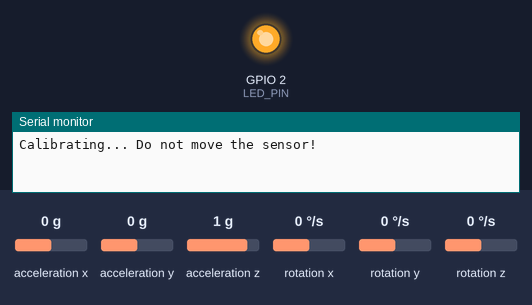
The sketch below on a simulated ESP32. Shown: output pins drawn as LEDs (lit = HIGH), the last lines printed to the serial monitor. Inputs (shaded band) come from the test bench; at power-on: acceleration x 0 g, acceleration y 0 g, acceleration z 1 g, rotation x 0 °/s, rotation y 0 °/s, rotation z 0 °/s.

Above: at 1.1 s.
At 4.1 s:
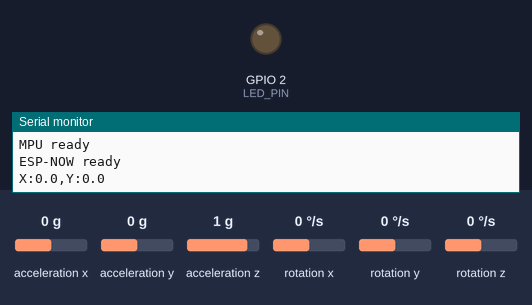
Timing chart, 0 to 5.6 s (numbered marks = the images above):
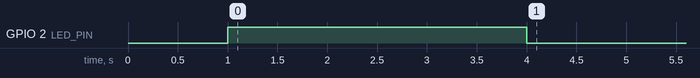

The sketch:

4_3_esp_now_sender.ino
```cpp
#include <esp_now.h>
#include <WiFi.h>
#include <Wire.h>
#include <MPU6050_light.h>

const int PROJECT_ID = 12345;
const char COLOR[8] = "#0000FF";
/*
black: "#000000",
white: "#FFFFFF",
red: "#FF0000",
green: "#00FF00",
blue: "#0000FF",
yellow: "#FFFF00",
orange: "#FFA500",
purple: "#800080",
pink: "#FFC0CB",
brown: "#A52A2A",
gray: "#808080",
cyan: "#00FFFF",
*/

const unsigned long SEND_INTERVAL = 200;
const int LED_PIN = 2;

uint8_t broadcastAddress[] = {0xFF, 0xFF, 0xFF, 0xFF, 0xFF, 0xFF};

typedef struct __attribute__((packed)) {
  int projectID;
  char color[8];
  float x;
  float y;
} SensorData;

SensorData dataPacket;
MPU6050 mpu(Wire);

unsigned long lastSend = 0;

void setup() {
  Serial.begin(115200);
  delay(1000);

  pinMode(LED_PIN, OUTPUT);
  digitalWrite(LED_PIN, HIGH);

  Wire.begin();
  Wire.setClock(100000);

  byte status = mpu.begin();
  if (status != 0) {
    Serial.print("MPU6050 Fehler: ");
    Serial.println(status);
    while (true) {
      digitalWrite(LED_PIN, !digitalRead(LED_PIN));
      delay(200);
    }
  }

  Serial.println("Calibrating... Do not move the sensor!");
  delay(2000);
  mpu.calcOffsets(true, true);

  digitalWrite(LED_PIN, LOW);
  Serial.println("MPU ready");

  WiFi.mode(WIFI_STA);
  WiFi.disconnect();
  WiFi.setSleep(false);
  WiFi.setTxPower(WIFI_POWER_2dBm);

  if (esp_now_init() != ESP_OK) {
    Serial.println("ESP-NOW init failed");
    while (true) {
      digitalWrite(LED_PIN, !digitalRead(LED_PIN));
      delay(100);
    }
  }

  esp_now_peer_info_t peerInfo = {};
  memcpy(peerInfo.peer_addr, broadcastAddress, 6);
  peerInfo.channel = 0;
  peerInfo.encrypt = false;

  if (esp_now_add_peer(&peerInfo) != ESP_OK) {
    Serial.println("Failed to add peer");
  }

  dataPacket.projectID = PROJECT_ID;
  strncpy(dataPacket.color, COLOR, sizeof(dataPacket.color) - 1);
  dataPacket.color[sizeof(dataPacket.color) - 1] = '\0';

  Serial.println("ESP-NOW ready");
}

void loop() {
  mpu.update();

  if (millis() - lastSend >= SEND_INTERVAL) {
    lastSend = millis();

    dataPacket.x = mpu.getAngleX();
    dataPacket.y = mpu.getAngleY();

    esp_err_t result = esp_now_send(
      broadcastAddress,
      (uint8_t*)&dataPacket,
      sizeof(dataPacket)
    );

    if (result != ESP_OK) {
      Serial.print("Send error: ");
      Serial.println(result);
    }

    Serial.print("X:");
    Serial.print(dataPacket.x, 1);
    Serial.print(",Y:");
    Serial.println(dataPacket.y, 1);
  }
}
```
